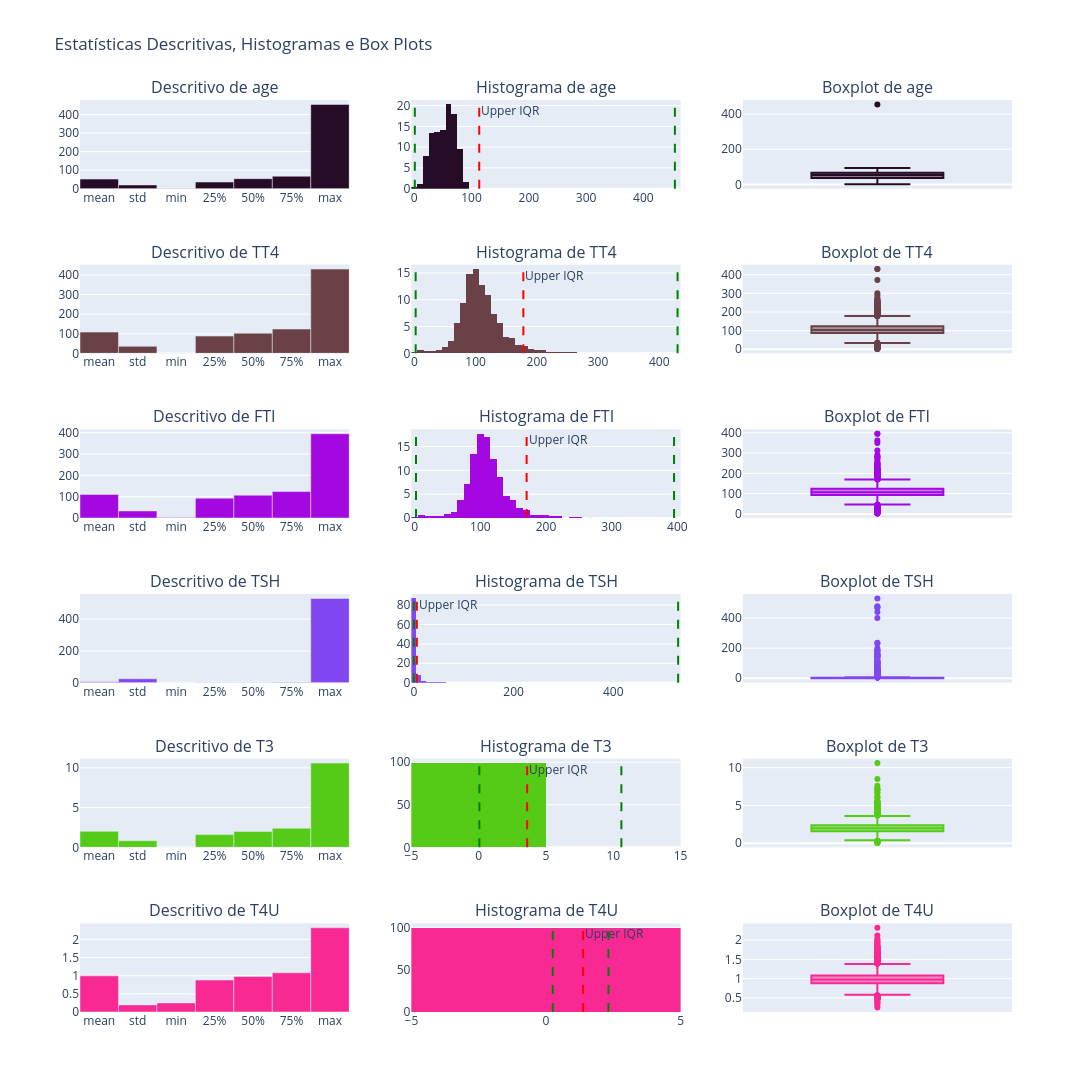

This figure's notebook cell:
### Code cell
subplotsTitles = []
for i in column_number:
     subplotsTitles.append(f'Descritivo de {i}')
     subplotsTitles.append(f'Histograma de {i}')
     subplotsTitles.append(f'Boxplot de {i}')

fig = make_subplots(rows=len(column_number), cols=3, subplot_titles=subplotsTitles)

colors = ["#{:06x}".format(random.randint(0, 0xFFFFFF)) for _ in range(len(column_number))]

for row, i in enumerate(column_number, start=1):
    # Estatísticas descritivas
    describe = data[i].describe()
    describe.drop(['count'], inplace= True)
    describeplt = go.Bar(
        x=describe.index,
        y=describe.values,
        name=f'Descritivo de {i}',
        marker_color=colors[row - 1]
    )
    fig.add_trace(describeplt, row=row, col=1)
    
    
    # Histograma
   
    # Adicionar linhas superior e inferior
    min_val = describe['min']
    max_val = describe['max']
    iqr_upper = diqr.loc[i, 'upper_bound']

    histogram = px.histogram(data, x=i, nbins=data[i].nunique(), histnorm='percent', range_x=[0, 2*describe['max']],color_discrete_sequence=[colors[row - 1]])
    fig.add_trace(histogram.data[0], row=row, col=2)
    fig.add_vline(x=min_val, line=dict(color = 'green', dash = 'dash'), row=row, col=2)
    fig.add_vline(x=max_val, line=dict(color = 'green', dash = 'dash'), row=row, col=2)        
    fig.add_vline(x=iqr_upper, line=dict(color = 'red', dash = 'dash'), row=row, col=2, annotation=dict(text="Upper IQR"))
    
    
    # Box plot
    box = px.box(data, y=i, color_discrete_sequence=[colors[row - 1]])
    fig.add_trace(box.data[0], row=row,col=3)



fig.update_layout(title_text='Estatísticas Descritivas, Histogramas e Box Plots', showlegend=False, height=3000, width=1400)
fig.show()

### Figure 1 — Plotly figure (JSON) as saved in the notebook; plotly's stock layout.template omitted (floating-point values rounded to 4 significant figures; data arrays with more than 128 entries replaced by an {"elided": "..."} marker saying what was removed)
{"data": [{"marker": {"color": "#270c27"}, "name": "Descritivo de age", "type": "bar", "x": ["mean", "std", "min", "25%", "50%", "75%", "max"], "xaxis": "x", "y": [51.74, 20.08, 1.0, 36.0, 54.0, 67.0, 455.0], "yaxis": "y"}, {"bingroup": "x", "histnorm": "percent", "hovertemplate": "age=%{x}<br>percent=%{y}<extra></extra>", "legendgroup": "", "marker": {"color": "#270c27", "pattern": {"shape": ""}}, "name": "", "nbinsx": 93, "orientation": "v", "showlegend": false, "type": "histogram", "x": {"elided": "3772 float values"}, "xaxis": "x2", "yaxis": "y2"}, {"alignmentgroup": "True", "hovertemplate": "age=%{y}<extra></extra>", "legendgroup": "", "marker": {"color": "#270c27"}, "name": "", "notched": false, "offsetgroup": "", "orientation": "v", "showlegend": false, "type": "box", "x0": " ", "xaxis": "x3", "y": {"elided": "3772 float values"}, "y0": " ", "yaxis": "y3"}, {"marker": {"color": "#694147"}, "name": "Descritivo de TT4", "type": "bar", "x": ["mean", "std", "min", "25%", "50%", "75%", "max"], "xaxis": "x4", "y": [108.3, 35.6, 2.0, 88.0, 103.0, 124.0, 430.0], "yaxis": "y4"}, {"bingroup": "x", "histnorm": "percent", "hovertemplate": "TT4=%{x}<br>percent=%{y}<extra></extra>", "legendgroup": "", "marker": {"color": "#694147", "pattern": {"shape": ""}}, "name": "", "nbinsx": 241, "orientation": "v", "showlegend": false, "type": "histogram", "x": {"elided": "3772 float values"}, "xaxis": "x5", "yaxis": "y5"}, {"alignmentgroup": "True", "hovertemplate": "TT4=%{y}<extra></extra>", "legendgroup": "", "marker": {"color": "#694147"}, "name": "", "notched": false, "offsetgroup": "", "orientation": "v", "showlegend": false, "type": "box", "x0": " ", "xaxis": "x6", "y": {"elided": "3772 float values"}, "y0": " ", "yaxis": "y6"}, {"marker": {"color": "#a408e1"}, "name": "Descritivo de FTI", "type": "bar", "x": ["mean", "std", "min", "25%", "50%", "75%", "max"], "xaxis": "x7", "y": [110.5, 33.09, 2.0, 93.0, 107.0, 124.0, 395.0], "yaxis": "y7"}, {"bingroup": "x", "histnorm": "percent", "hovertemplate": "FTI=%{x}<br>percent=%{y}<extra></extra>", "legendgroup": "", "marker": {"color": "#a408e1", "pattern": {"shape": ""}}, "name": "", "nbinsx": 234, "orientation": "v", "showlegend": false, "type": "histogram", "x": {"elided": "3772 float values"}, "xaxis": "x8", "yaxis": "y8"}, {"alignmentgroup": "True", "hovertemplate": "FTI=%{y}<extra></extra>", "legendgroup": "", "marker": {"color": "#a408e1"}, "name": "", "notched": false, "offsetgroup": "", "orientation": "v", "showlegend": false, "type": "box", "x0": " ", "xaxis": "x9", "y": {"elided": "3772 float values"}, "y0": " ", "yaxis": "y9"}, {"marker": {"color": "#8147f0"}, "name": "Descritivo de TSH", "type": "bar", "x": ["mean", "std", "min", "25%", "50%", "75%", "max"], "xaxis": "x10", "y": [5.087, 24.52, 0.005, 0.5, 1.4, 2.7, 530.0], "yaxis": "y10"}, {"bingroup": "x", "histnorm": "percent", "hovertemplate": "TSH=%{x}<br>percent=%{y}<extra></extra>", "legendgroup": "", "marker": {"color": "#8147f0", "pattern": {"shape": ""}}, "name": "", "nbinsx": 287, "orientation": "v", "showlegend": false, "type": "histogram", "x": {"elided": "3772 float values"}, "xaxis": "x11", "yaxis": "y11"}, {"alignmentgroup": "True", "hovertemplate": "TSH=%{y}<extra></extra>", "legendgroup": "", "marker": {"color": "#8147f0"}, "name": "", "notched": false, "offsetgroup": "", "orientation": "v", "showlegend": false, "type": "box", "x0": " ", "xaxis": "x12", "y": {"elided": "3772 float values"}, "y0": " ", "yaxis": "y12"}, {"marker": {"color": "#56cb17"}, "name": "Descritivo de T3", "type": "bar", "x": ["mean", "std", "min", "25%", "50%", "75%", "max"], "xaxis": "x13", "y": [2.013, 0.8274, 0.05, 1.6, 2.0, 2.4, 10.6], "yaxis": "y13"}, {"bingroup": "x", "histnorm": "percent", "hovertemplate": "T3=%{x}<br>percent=%{y}<extra></extra>", "legendgroup": "", "marker": {"color": "#56cb17", "pattern": {"shape": ""}}, "name": "", "nbinsx": 69, "orientation": "v", "showlegend": false, "type": "histogram", "x": {"elided": "3772 float values"}, "xaxis": "x14", "yaxis": "y14"}, {"alignmentgroup": "True", "hovertemplate": "T3=%{y}<extra></extra>", "legendgroup": "", "marker": {"color": "#56cb17"}, "name": "", "notched": false, "offsetgroup": "", "orientation": "v", "showlegend": false, "type": "box", "x0": " ", "xaxis": "x15", "y": {"elided": "3772 float values"}, "y0": " ", "yaxis": "y15"}, {"marker": {"color": "#f92993"}, "name": "Descritivo de T4U", "type": "bar", "x": ["mean", "std", "min", "25%", "50%", "75%", "max"], "xaxis": "x16", "y": [0.995, 0.1955, 0.25, 0.88, 0.98, 1.08, 2.32], "yaxis": "y16"}, {"bingroup": "x", "histnorm": "percent", "hovertemplate": "T4U=%{x}<br>percent=%{y}<extra></extra>", "legendgroup": "", "marker": {"color": "#f92993", "pattern": {"shape": ""}}, "name": "", "nbinsx": 146, "orientation": "v", "showlegend": false, "type": "histogram", "x": {"elided": "3772 float values"}, "xaxis": "x17", "yaxis": "y17"}, {"alignmentgroup": "True", "hovertemplate": "T4U=%{y}<extra></extra>", "legendgroup": "", "marker": {"color": "#f92993"}, "name": "", "notched": false, "offsetgroup": "", "orientation": "v", "showlegend": false, "type": "box", "x0": " ", "xaxis": "x18", "y": {"elided": "3772 float values"}, "y0": " ", "yaxis": "y18"}], "layout": {"annotations": [{"font": {"size": 16}, "showarrow": false, "text": "Descritivo de age", "x": 0.1444, "xanchor": "center", "xref": "paper", "y": 1.0, "yanchor": "bottom", "yref": "paper"}, {"font": {"size": 16}, "showarrow": false, "text": "Histograma de age", "x": 0.5, "xanchor": "center", "xref": "paper", "y": 1.0, "yanchor": "bottom", "yref": "paper"}, {"font": {"size": 16}, "showarrow": false, "text": "Boxplot de age", "x": 0.8556, "xanchor": "center", "xref": "paper", "y": 1.0, "yanchor": "bottom", "yref": "paper"}, {"font": {"size": 16}, "showarrow": false, "text": "Descritivo de TT4", "x": 0.1444, "xanchor": "center", "xref": "paper", "y": 0.8194, "yanchor": "bottom", "yref": "paper"}, {"font": {"size": 16}, "showarrow": false, "text": "Histograma de TT4", "x": 0.5, "xanchor": "center", "xref": "paper", "y": 0.8194, "yanchor": "bottom", "yref": "paper"}, {"font": {"size": 16}, "showarrow": false, "text": "Boxplot de TT4", "x": 0.8556, "xanchor": "center", "xref": "paper", "y": 0.8194, "yanchor": "bottom", "yref": "paper"}, {"font": {"size": 16}, "showarrow": false, "text": "Descritivo de FTI", "x": 0.1444, "xanchor": "center", "xref": "paper", "y": 0.6389, "yanchor": "bottom", "yref": "paper"}, {"font": {"size": 16}, "showarrow": false, "text": "Histograma de FTI", "x": 0.5, "xanchor": "center", "xref": "paper", "y": 0.6389, "yanchor": "bottom", "yref": "paper"}, {"font": {"size": 16}, "showarrow": false, "text": "Boxplot de FTI", "x": 0.8556, "xanchor": "center", "xref": "paper", "y": 0.6389, "yanchor": "bottom", "yref": "paper"}, {"font": {"size": 16}, "showarrow": false, "text": "Descritivo de TSH", "x": 0.1444, "xanchor": "center", "xref": "paper", "y": 0.4583, "yanchor": "bottom", "yref": "paper"}, {"font": {"size": 16}, "showarrow": false, "text": "Histograma de TSH", "x": 0.5, "xanchor": "center", "xref": "paper", "y": 0.4583, "yanchor": "bottom", "yref": "paper"}, {"font": {"size": 16}, "showarrow": false, "text": "Boxplot de TSH", "x": 0.8556, "xanchor": "center", "xref": "paper", "y": 0.4583, "yanchor": "bottom", "yref": "paper"}, {"font": {"size": 16}, "showarrow": false, "text": "Descritivo de T3", "x": 0.1444, "xanchor": "center", "xref": "paper", "y": 0.2778, "yanchor": "bottom", "yref": "paper"}, {"font": {"size": 16}, "showarrow": false, "text": "Histograma de T3", "x": 0.5, "xanchor": "center", "xref": "paper", "y": 0.2778, "yanchor": "bottom", "yref": "paper"}, {"font": {"size": 16}, "showarrow": false, "text": "Boxplot de T3", "x": 0.8556, "xanchor": "center", "xref": "paper", "y": 0.2778, "yanchor": "bottom", "yref": "paper"}, {"font": {"size": 16}, "showarrow": false, "text": "Descritivo de T4U", "x": 0.1444, "xanchor": "center", "xref": "paper", "y": 0.09722, "yanchor": "bottom", "yref": "paper"}, {"font": {"size": 16}, "showarrow": false, "text": "Histograma de T4U", "x": 0.5, "xanchor": "center", "xref": "paper", "y": 0.09722, "yanchor": "bottom", "yref": "paper"}, {"font": {"size": 16}, "showarrow": false, "text": "Boxplot de T4U", "x": 0.8556, "xanchor": "center", "xref": "paper", "y": 0.09722, "yanchor": "bottom", "yref": "paper"}, {"showarrow": false, "text": "Upper IQR", "x": 113.5, "xanchor": "left", "xref": "x2", "y": 1, "yanchor": "top", "yref": "y2 domain"}, {"showarrow": false, "text": "Upper IQR", "x": 178, "xanchor": "left", "xref": "x5", "y": 1, "yanchor": "top", "yref": "y5 domain"}, {"showarrow": false, "text": "Upper IQR", "x": 170.5, "xanchor": "left", "xref": "x8", "y": 1, "yanchor": "top", "yref": "y8 domain"}, {"showarrow": false, "text": "Upper IQR", "x": 6, "xanchor": "left", "xref": "x11", "y": 1, "yanchor": "top", "yref": "y11 domain"}, {"showarrow": false, "text": "Upper IQR", "x": 3.6, "xanchor": "left", "xref": "x14", "y": 1, "yanchor": "top", "yref": "y14 domain"}, {"showarrow": false, "text": "Upper IQR", "x": 1.38, "xanchor": "left", "xref": "x17", "y": 1, "yanchor": "top", "yref": "y17 domain"}], "height": 3000, "shapes": [{"line": {"color": "green", "dash": "dash"}, "type": "line", "x0": 1, "x1": 1, "xref": "x2", "y0": 0, "y1": 1, "yref": "y2 domain"}, {"line": {"color": "green", "dash": "dash"}, "type": "line", "x0": 455, "x1": 455, "xref": "x2", "y0": 0, "y1": 1, "yref": "y2 domain"}, {"line": {"color": "red", "dash": "dash"}, "type": "line", "x0": 113.5, "x1": 113.5, "xref": "x2", "y0": 0, "y1": 1, "yref": "y2 domain"}, {"line": {"color": "green", "dash": "dash"}, "type": "line", "x0": 2, "x1": 2, "xref": "x5", "y0": 0, "y1": 1, "yref": "y5 domain"}, {"line": {"color": "green", "dash": "dash"}, "type": "line", "x0": 430, "x1": 430, "xref": "x5", "y0": 0, "y1": 1, "yref": "y5 domain"}, {"line": {"color": "red", "dash": "dash"}, "type": "line", "x0": 178, "x1": 178, "xref": "x5", "y0": 0, "y1": 1, "yref": "y5 domain"}, {"line": {"color": "green", "dash": "dash"}, "type": "line", "x0": 2, "x1": 2, "xref": "x8", "y0": 0, "y1": 1, "yref": "y8 domain"}, {"line": {"color": "green", "dash": "dash"}, "type": "line", "x0": 395, "x1": 395, "xref": "x8", "y0": 0, "y1": 1, "yref": "y8 domain"}, {"line": {"color": "red", "dash": "dash"}, "type": "line", "x0": 170.5, "x1": 170.5, "xref": "x8", "y0": 0, "y1": 1, "yref": "y8 domain"}, {"line": {"color": "green", "dash": "dash"}, "type": "line", "x0": 0.005, "x1": 0.005, "xref": "x11", "y0": 0, "y1": 1, "yref": "y11 domain"}, {"line": {"color": "green", "dash": "dash"}, "type": "line", "x0": 530, "x1": 530, "xref": "x11", "y0": 0, "y1": 1, "yref": "y11 domain"}, {"line": {"color": "red", "dash": "dash"}, "type": "line", "x0": 6, "x1": 6, "xref": "x11", "y0": 0, "y1": 1, "yref": "y11 domain"}, {"line": {"color": "green", "dash": "dash"}, "type": "line", "x0": 0.05, "x1": 0.05, "xref": "x14", "y0": 0, "y1": 1, "yref": "y14 domain"}, {"line": {"color": "green", "dash": "dash"}, "type": "line", "x0": 10.6, "x1": 10.6, "xref": "x14", "y0": 0, "y1": 1, "yref": "y14 domain"}, {"line": {"color": "red", "dash": "dash"}, "type": "line", "x0": 3.6, "x1": 3.6, "xref": "x14", "y0": 0, "y1": 1, "yref": "y14 domain"}, {"line": {"color": "green", "dash": "dash"}, "type": "line", "x0": 0.25, "x1": 0.25, "xref": "x17", "y0": 0, "y1": 1, "yref": "y17 domain"}, {"line": {"color": "green", "dash": "dash"}, "type": "line", "x0": 2.32, "x1": 2.32, "xref": "x17", "y0": 0, "y1": 1, "yref": "y17 domain"}, {"line": {"color": "red", "dash": "dash"}, "type": "line", "x0": 1.38, "x1": 1.38, "xref": "x17", "y0": 0, "y1": 1, "yref": "y17 domain"}], "showlegend": false, "title": {"text": "Estatísticas Descritivas, Histogramas e Box Plots"}, "width": 1400, "xaxis": {"anchor": "y", "domain": [0, 0.2889]}, "xaxis10": {"anchor": "y10", "domain": [0, 0.2889]}, "xaxis11": {"anchor": "y11", "domain": [0.3556, 0.6444]}, "xaxis12": {"anchor": "y12", "domain": [0.7111, 1]}, "xaxis13": {"anchor": "y13", "domain": [0, 0.2889]}, "xaxis14": {"anchor": "y14", "domain": [0.3556, 0.6444]}, "xaxis15": {"anchor": "y15", "domain": [0.7111, 1]}, "xaxis16": {"anchor": "y16", "domain": [0, 0.2889]}, "xaxis17": {"anchor": "y17", "domain": [0.3556, 0.6444]}, "xaxis18": {"anchor": "y18", "domain": [0.7111, 1]}, "xaxis2": {"anchor": "y2", "domain": [0.3556, 0.6444]}, "xaxis3": {"anchor": "y3", "domain": [0.7111, 1]}, "xaxis4": {"anchor": "y4", "domain": [0, 0.2889]}, "xaxis5": {"anchor": "y5", "domain": [0.3556, 0.6444]}, "xaxis6": {"anchor": "y6", "domain": [0.7111, 1]}, "xaxis7": {"anchor": "y7", "domain": [0, 0.2889]}, "xaxis8": {"anchor": "y8", "domain": [0.3556, 0.6444]}, "xaxis9": {"anchor": "y9", "domain": [0.7111, 1]}, "yaxis": {"anchor": "x", "domain": [0.9028, 1.0]}, "yaxis10": {"anchor": "x10", "domain": [0.3611, 0.4583]}, "yaxis11": {"anchor": "x11", "domain": [0.3611, 0.4583]}, "yaxis12": {"anchor": "x12", "domain": [0.3611, 0.4583]}, "yaxis13": {"anchor": "x13", "domain": [0.1806, 0.2778]}, "yaxis14": {"anchor": "x14", "domain": [0.1806, 0.2778]}, "yaxis15": {"anchor": "x15", "domain": [0.1806, 0.2778]}, "yaxis16": {"anchor": "x16", "domain": [0, 0.09722]}, "yaxis17": {"anchor": "x17", "domain": [0, 0.09722]}, "yaxis18": {"anchor": "x18", "domain": [0, 0.09722]}, "yaxis2": {"anchor": "x2", "domain": [0.9028, 1.0]}, "yaxis3": {"anchor": "x3", "domain": [0.9028, 1.0]}, "yaxis4": {"anchor": "x4", "domain": [0.7222, 0.8194]}, "yaxis5": {"anchor": "x5", "domain": [0.7222, 0.8194]}, "yaxis6": {"anchor": "x6", "domain": [0.7222, 0.8194]}, "yaxis7": {"anchor": "x7", "domain": [0.5417, 0.6389]}, "yaxis8": {"anchor": "x8", "domain": [0.5417, 0.6389]}, "yaxis9": {"anchor": "x9", "domain": [0.5417, 0.6389]}}}
